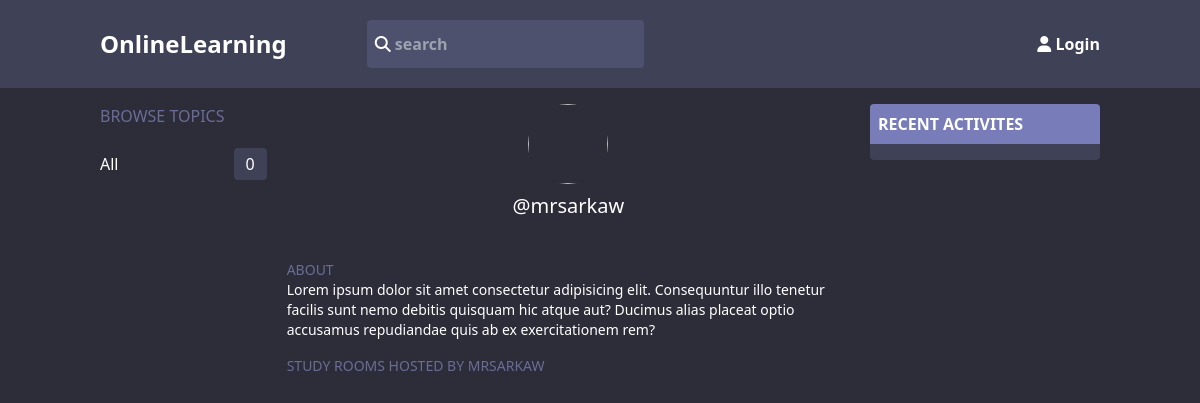
The app's page /profile/1 with its own data.
### base/models.py (models this page shows)
class User(AbstractUser):
    pass

### base/views.py (the view)
# urls.py: path('profile/<str:id>', views.profile, name="profile"),
def profile(request, id):
    user = User.objects.get(id = id)
    activity = user.message_set.all()
    room = user.room_set.all()
    topic = Topic.objects.all()
    return render(request,'base/profile.html',{'user':user, 'content':room, 'activity':activity, 'topic':topic})

### base/templates/base/profile.html (shortened to what this page needs)
{% extends 'main.html' %}
{% block content %}
<div class="flex flex-wrap mt-4 w-10/12 mx-auto">
     <div class="w-2/12 ">
        {% include 'base/components/topic.html'  %}
     </div>
     <div class="w-7/12 pl-5 text-xl">
        <div class="text-center text-white">
            <img style="background-image:url('https://st.depositphotos.com/1371851/1256/i/600/depositphotos_12560182-stock-photo-handsome-man-with-eyeglasses.jpg')" class="w-20 h-20 mx-auto coverImg rounded-full" alt="">
            <p class=" my-2">@{{ user.username }}</p>
        </div>
        <div class="mt-10">
            <p class="text-sm mainColorText uppercase">ABOUT</p>
            <p class="text-white text-sm">Lorem ipsum dolor sit amet consectetur adipisicing elit. Consequuntur illo tenetur facilis sunt nemo debitis quisquam hic atque aut? Ducimus alias placeat optio accusamus repudiandae quis ab ex exercitationem rem?</p>
        </div>
        <div class="mt-4">
            <p class="text-sm mainColorText uppercase">STUDY ROOMS HOSTED BY {{ user }}</p>
        </div>
     </div>
     <div class="w-3/12 pl-5">
         {% include 'base/components/message.html'  %}
      </div>
</div>
{% endblock content %}

### base/templates/base/components/topic.html (shortened to what this page needs)
<p class=" mainColorText uppercase ">browse topics</p>
<div class="grid gap-y-8 text-white mt-5">
    <a  href="{% url 'home' %}" class="flex items-center justify-between">
        <p>All</p>
        <div class="mainColor px-3 py-1 rounded">
            {{ content.count }}
        </div>
    </a>
</div>

### static/style/style.css (style rules this page uses)
html, body { background-color: #2d2d39; }
.mainColor { background-color: #3f4156; }
.mainColorText { color: #696d97; }
.coverImg { background-position: center; background-size: cover; }

### records on screen
User: count "0", username "mrsarkaw", username "MRSARKAW"
